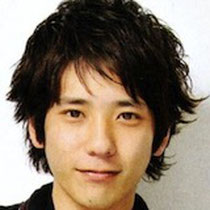
#> input picture G1_2/arashi_image/二宮和也/000017.jpg, 210 x 210 px; its folder holds only this picture in this run
$ python img_collection.py
#> lines starting #> are read from the running program, lines starting #| are printed output that depends on the picture
import cv2, os, re,requests, time, bs4
from urllib.request import urlretrieve
from urllib import request as req
from urllib import error,parse
from PIL import Image
import numpy as np
import glob
#"二宮和也","櫻井翔","相葉雅紀","大野智","松本潤"
members = ["二宮和也"]
img_dir = "./arashi_image/"
cascade_file = "./haarcascade_frontalface_alt.xml"
cascade = cv2.CascadeClassifier(cascade_file)
for member in members:
	files = glob.glob(img_dir+member+"/*.jpg")
	print("{}の写真は{}枚です。顔認識を始めます。".format(member, len(files)))
	error_count = 0
	for index, file in enumerate(files,1):
		img = cv2.imread(file)
#> img is the input picture: shape (210, 210, 3); mean B, G, R 108, 124.8, 141.2
		img_gray = cv2.cvtColor(img, cv2.COLOR_BGR2GRAY)
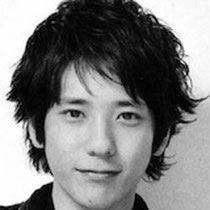
#> img_gray: shape (210, 210); min 0, max 255, mean 127.8
		for i in range(1,20):
			minValue = i * 5
			facerect = cascade.detectMultiScale(img_gray, minSize=(minValue,minValue))
			if len(facerect) == 1:
				break
#> this loop made 1 pass
#> facerect on pass 1: [[39, 69, 122, 122]]
		if len(facerect) != 1:
				continue
		for x,y,w,h in facerect:
			img = img[y:y+h, x:x+w]
#> this loop made 1 pass
#> pass 1, `img = img[y:y+h, x:x+w]`:
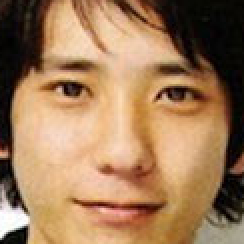
#> img: shape (122, 122, 3) (shown 2 times larger); mean B, G, R 89.1, 123, 160
		face_path = img_dir+member+"/face"
		if not os.path.exists(face_path):
			os.makedirs(face_path)
		cv2.imwrite(face_path  + "/" + str(index)+".jpg", img)

$ run again, on G1_2/arashi_image/二宮和也/000049.jpg
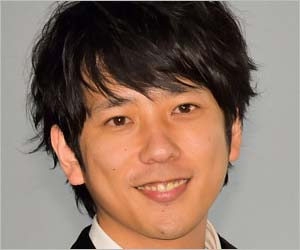
#> input picture G1_2/arashi_image/二宮和也/000049.jpg, 300 x 250 px
#> img is the input picture: shape (250, 300, 3); mean B, G, R 101.8, 115.9, 139.7
#> `img_gray = cv2.cvtColor(img, cv2.COLOR_BGR2GRAY)`:
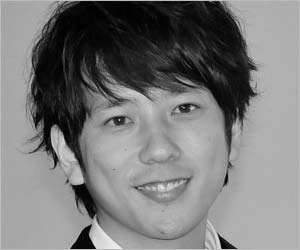
#> img_gray: shape (250, 300); min 0, max 244, mean 121.4
#> the loop `for i in range(1,20):` made 1 pass
#> facerect on pass 1: [[67, 59, 171, 171]]
#> the loop `for x,y,w,h in facerect:` made 1 pass
#> pass 1, `img = img[y:y+h, x:x+w]`:
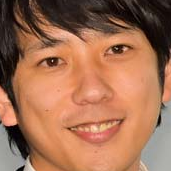
#> img: shape (171, 171, 3); mean B, G, R 83.1, 110.8, 162.4
